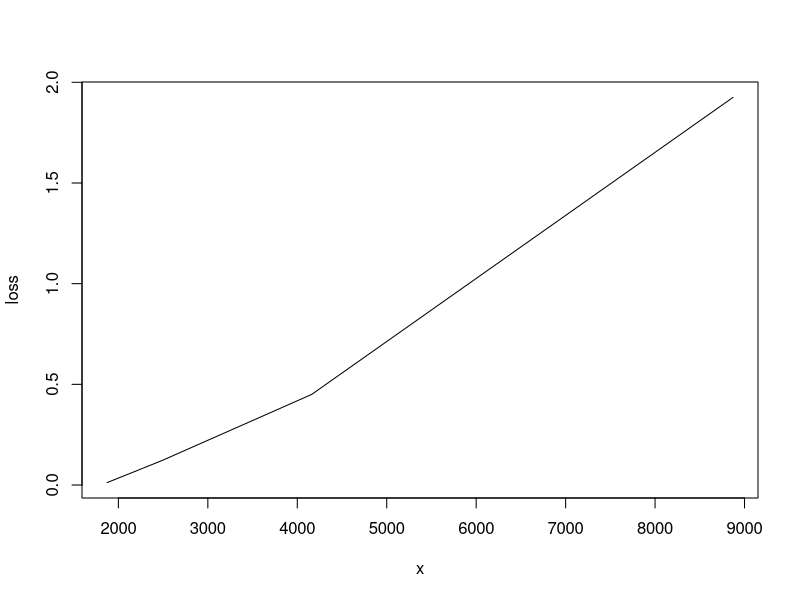
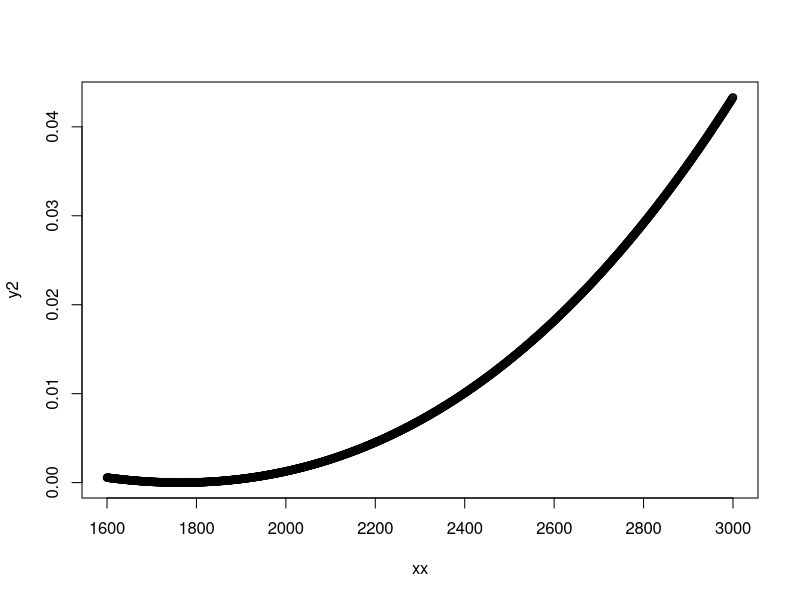
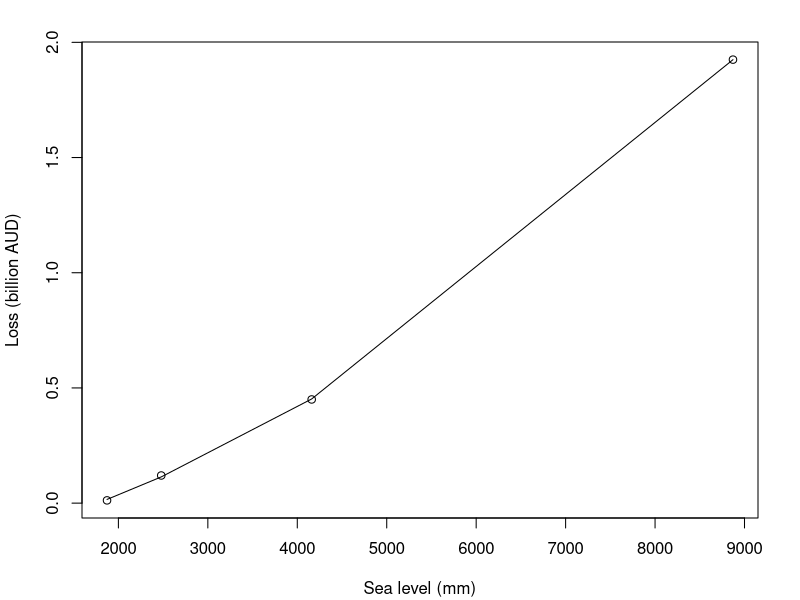

R code for these plots, in order:
# losses to all buildings in study region by Wang 2015
x=c(1873,2479,4161,8871) 
loss = c(0.012, 0.12, 0.45, 1.925) # from Figure 3 in Wang 2015 and Figure 10 in Wang 2014.
plot(x,loss,type='l')
x2 = x^2
model=lm(loss ~ x + x2)
summary(model)

#find natural flood threshold u
xx=seq(1600,3000,1)
y=coef(model)[1] + coef(model)[2]*xx + coef(model)[3]*xx^2
y2=y^2
xx[which(y2 == min(y2))]
y2[which(y2 == min(y2))]
plot(xx,y2)
# plot(xx,y)


# plot damage curve
png(file = paste(fig, "damagecurve_qld.png", sep=""), res = 200, width = 1200, height = 800)
par(mfrow=c(1,1), mar=c(4,4,2,2)+0.1) #Margin count from xaxis, yaxis and so on
plot(x, loss, xlab = 'Sea level (mm)', ylab = 'Loss (billion AUD)')
lines(x, predict(model, type='response'))
dev.off()











